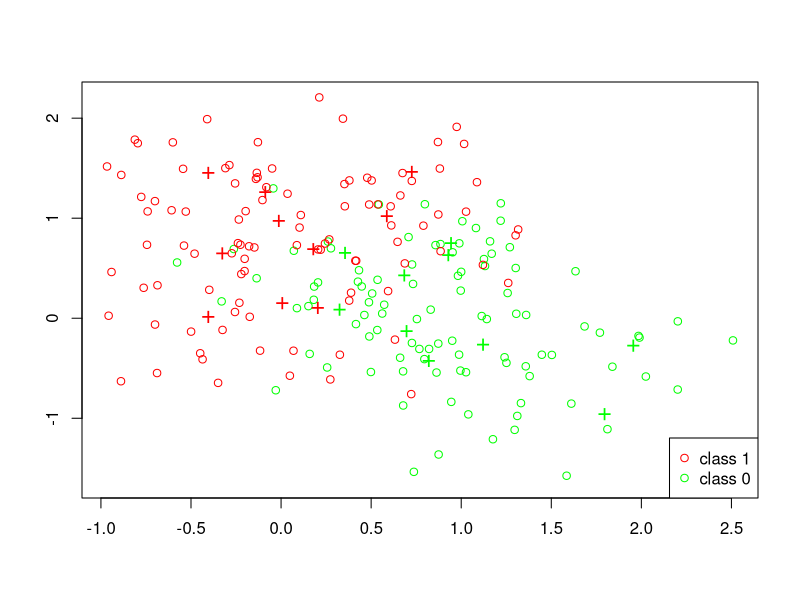

R code for this plot:
## ---- chunk 1
# Set Seed
set.seed(235)

# import necessary libraries
library(class)

csize = 10       
p = 2        
s = sqrt(1/5)                         
m1 = matrix(rnorm(csize*p), csize, p)*s + cbind( rep(1,csize), rep(0,csize) )
m0 = matrix(rnorm(csize*p), csize, p)*s + cbind( rep(0,csize), rep(1,csize) )
## ---- chunk 2
# Training sample of size 200
n = 100
id1 = sample(1:csize, n, replace=TRUE)
id0 = sample(1:csize, n, replace=TRUE)  
traindata = matrix(rnorm(2*n*p), 2*n, p)*s + rbind(m1[id1,], m0[id0,])
dim(traindata)
#Ytrain = factor(c(rep(1,n), rep(0,n)))
Ytrain = rep(c(1, 0), each = n)

# Test sample of size 10,000

N = 5000
# Allocate the n samples for class 1  to the 10 clusters
id1 = sample(1:csize, N, replace=TRUE)
# Allocate the n samples for class 1 to the 10 clusters
id0 = sample(1:csize, N, replace=TRUE)  
testdata = matrix(rnorm(2*N*p), 2*N, p)*s + rbind(m1[id1,], m0[id0,])
dim(testdata)
#Ytest = factor(c(rep(1,N), rep(0,N)))
Ytest = rep(c(1, 0), each = N)
## ---- chunk 3
plot(traindata[,1], traindata[,2], type="n", xlab="", ylab="")
points(traindata[1:n,1], traindata[1:n,2], col="green")
points(traindata[(n+1):(2*n),1], traindata[(n+1):(2*n),2], col="red")
points(m1[1:csize,1], m1[1:csize,2], pch="+", cex=1.5, col="green")
points(m0[1:csize,1], m0[1:csize,2], pch="+", cex=1.5, col="red");   
legend("bottomright", pch = c(1,1), col = c("red", "green"), legend = c("class 1", "class 0"))
